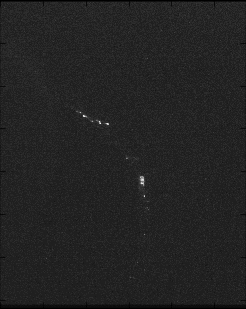
#> input picture Training code/KL11-P1DB-92708-3/KL11-P1DB-92708-3.gif-24.gif, 246 x 309 px; its folder holds 4 pictures in this run
$ python run_file.py
#> lines starting #> are read from the running program, lines starting #| are printed output that depends on the picture; after the words box and inside, x2 and y2 are one past the last pixel; in counts of white or black regions, pixels touching at a corner belong together
### Training code/imageprocessing.py
import matplotlib
import matplotlib.image as m
import matplotlib.pyplot as plt
import os
import numpy as np
import imageio as io
import os
import cv2


def rgb2gray(rgb):

    r, g, b = rgb[:,:,0], rgb[:,:,1], rgb[:,:,2]
    gray = 0.2989 * r + 0.5870 * g + 0.1140 * b

    return gray


def import_images(folder):
#> called with folder = 'KL11-P1DB-92708-3'
    images = []
    a=os.listdir(folder)  # listdir returns a list of the entries in the folder
    for image in a[1:]:
        img = m.imread(os.path.join(folder,image))  # imread reads an image from a file into an array
#> img is the input picture: shape (309, 246, 4); mean R, G, B, A 34.9, 34.9, 34.9, 255
        print(type(img[0][0]))
#| <class 'numpy.ndarray'>
        if 'numpy' in str(type(img[0][0])): #checks whether image is rgba or gray
            img = rgb2gray(img)
        images.append(img)
    return(images)

# [5 lines left out: function make_gif, not called in this run]

def iterate_frames(images):
    for i in range(len(images.images)):
        print(i)
        images.activeimage=i
        current_frame={"xpositions":[],"ypositions":[],"widths":[], "lengths":[],"pixels":[],"name":"undefined"}
        [pos1, bgsub1] = images.find_dust(34)
        current_frame["pixels"]=images.collect_dust(pos1)
        current_frame = images.characterise_dust(current_frame["pixels"])


        images.dust_every_frame[images.activeimage] = current_frame


class Images:
    def __init__(self,images):
        self.images=images # list of all the pixel data of every image
        self.bg = np.zeros_like(self.images[0]) #create a blank slate for background
        self.activeimage=0 # sets the current image worked on for find_dust, collect_dust, and characterise_dust
        self.dust_every_frame=len(self.images)*[0]

    def find_bg(self):
        """Function that returns the average of all the images"""
        try:
            for image in self.images:
                self.bg += image
            self.bg = self.bg/len(self.images)
        except: #pictures could be an empty list, we don't want an error in that case. we just don't do anything to it then
            return 0

    def find_dust(self,threshold):
        """Function that sets dust images to brightness 1, and stores the positions in dust_positions array"""
        dust_positions=[]
        bgsubtracted_image = self.images[self.activeimage]-self.bg
        for i in range(len(bgsubtracted_image)):
            for j in range(len(bgsubtracted_image[0])):
                if bgsubtracted_image[i][j]>=threshold:
                    bgsubtracted_image[i][j]=1.0
                    dust_positions.append([i,j])
                else:
                    bgsubtracted_image[i][j]=0.0
        return([dust_positions,bgsubtracted_image])

    def collect_dust(self,positions):
        """Function that lumps dust pixels into dust grains, by checking if the bright pixels neighbor other bright pixels"""

        dust_grains = []
        dust_grains.append([positions[0]])
        positions.pop(0)

        while(len(positions)>=1):
            contained = False
            for i in range(len(dust_grains)):
                for j in range(len(dust_grains[i])):
                    if(np.absolute(positions[0][0]-dust_grains[i][j][0])<=1 and np.absolute(positions[0][1]-dust_grains[i][j][1])<=1):
                        contained = i
            if type(contained)==int:
                dust_grains[contained].append(positions[0])
            else:
                dust_grains.append([positions[0]])
            positions.pop(0)
        keep_dustgrains=[]

        for grain in (dust_grains):
            if len(grain)>=2:
                keep_dustgrains.append(grain)
        return(keep_dustgrains)


    def characterise_dust(self,pixels):
        """Funciton that takes pixel locations of each dust grain and outpus entire dust grain position and dimensions"""
        dust_this_frame={"xpositions":[],"ypositions":[],"widths":[], "lengths":[],"pixels":[],"name":"undefined"}
        dust_lengths=len(pixels)*[0] # set placeholder positions and dimensions
        dust_widths= len(pixels)*[0]
        dust_xpositions = len(pixels)*[0]
        dust_ypositions =len(pixels)*[0]

        for i in range(len(pixels)):
            for j in range(len(pixels[i])):
                for k in range(j,len(pixels[i])):
                    r2= (pixels[i][j][0]-pixels[i][k][0])**2
                    + (pixels[i][j][1] - pixels[i][k][1])**2
                    if dust_lengths[i] <= np.sqrt(r2):
                        dust_lengths[i] = np.sqrt(r2)

        for i in range(len(dust_lengths)):
            dust_widths[i] = len(pixels[i])/(dust_lengths[i]+1)

        for i in range(len(pixels)):
            av_x=0
            av_y=0
            for j in range(len(pixels[i])):
                av_x+=pixels[i][j][0]
                av_y+=pixels[i][j][1]
            av_x = av_x/len(pixels[i])
            av_y = av_y/len(pixels[i])
            dust_xpositions[i] = av_x
            dust_ypositions[i] = av_y

        dust_this_frame["pixels"]
        dust_this_frame["xpositions"]= dust_xpositions
        dust_this_frame["ypositions"]=dust_ypositions
        dust_this_frame["widths"]= dust_widths
        dust_this_frame["lengths"]=dust_lengths
        return(dust_this_frame)


### Training code/run_file.py
from sklearn import tree
import imageprocessing as ip
import dust_detection as dd
import matplotlib.pyplot as plt
import csv
import numpy as np


im = ip.import_images("KL11-P1DB-92708-3")
#> im = 3 items

set_1 = ip.Images(im)
#> in __init__, `self.dust_every_frame=len(self.images)*[0]`: self.dust_every_frame = [0, 0, 0]
set_1.find_bg()
#> the loop in find_bg, `for image in self.images:` made 3 passes
ip.iterate_frames(set_1)
#> the loop in iterate_frames, `for i in range(len(images.images)):` made 3 passes
#| 0
#| 1
#| 2
#> pass 1, in find_dust, `bgsubtracted_image = self.images[self.activeimage]-self.bg`:
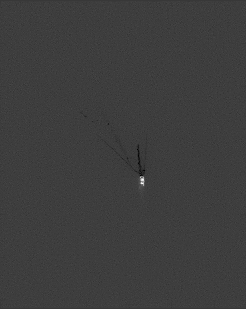
#> bgsubtracted_image: shape (309, 246) float64; min -38, max 133, mean 3.5; drawn with min black and max white
#> pass 1, in iterate_frames, `[pos1, bgsub1] = images.find_dust(34)`:
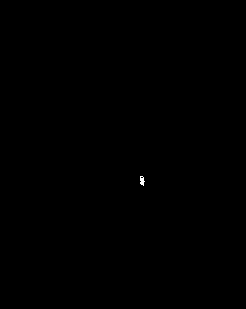
#> bgsub1: shape (309, 246) float64; values 0 (black) and 1 (white), 0.04% white; 1 white region, box (x1, y1, x2, y2) and area: (140, 176, 145, 186) 33
#> pass 2, in find_dust (call 2), `bgsubtracted_image = self.images[self.activeimage]-self.bg`:
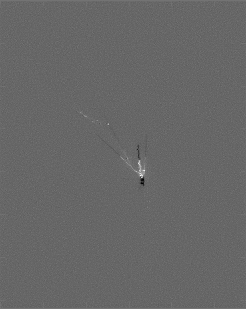
#> bgsubtracted_image: shape (309, 246) float64; min -66.99, max 80.99, mean -6.9; drawn with min black and max white
#> after the loop in iterate_frames, `for i in range(len(images.images)):`: images.dust_every_frame = 3 items
#> (the run stopped early here; a loop or call above may not have finished)
